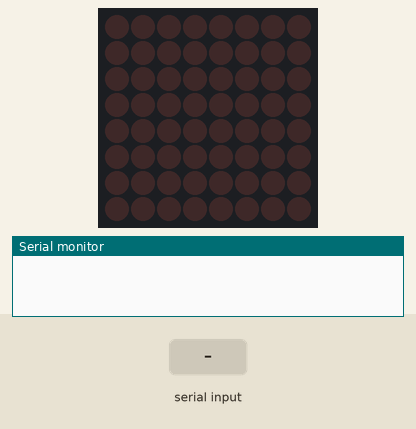
Recording of a sketch running on a simulated Arduino Uno, built with avr-gcc and run on an emulated ATmega328P. Shown: 8×8 LED matrix, the last lines printed to the serial monitor. Inputs (shaded band) come from the test bench.

Above: at 1.5 s.
1.6 s: "a" received over Serial
At 3.64 s:
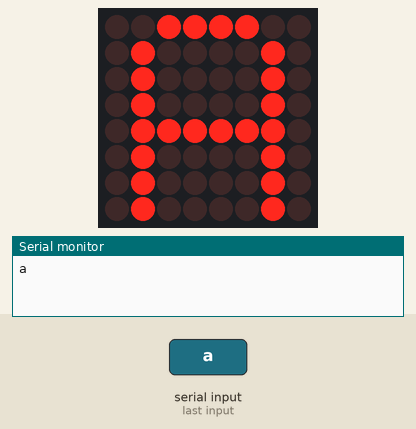
4.6 s: "b" received over Serial
At 6.69 s:
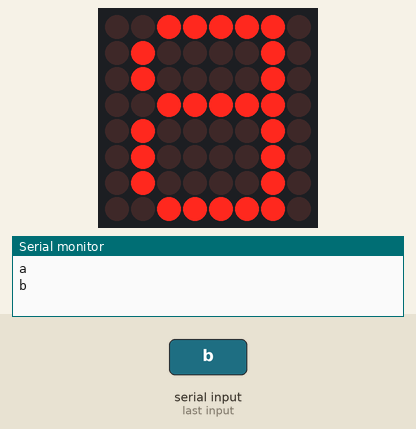
7.6 s: "c" received over Serial
At 9.74 s:
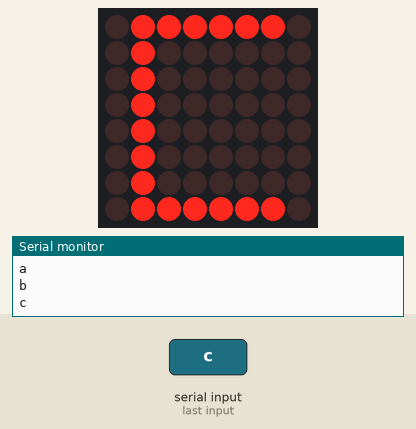
10.6 s: "i" received over Serial
At 12.28 s:
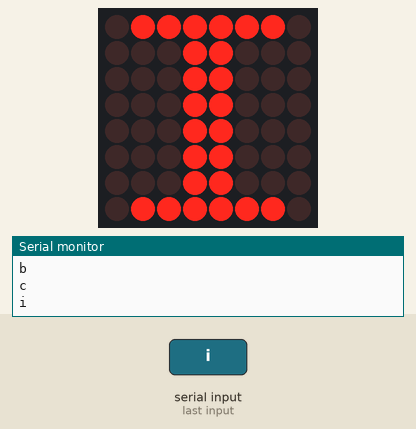
13.6 s: "j" received over Serial
At 15.33 s:
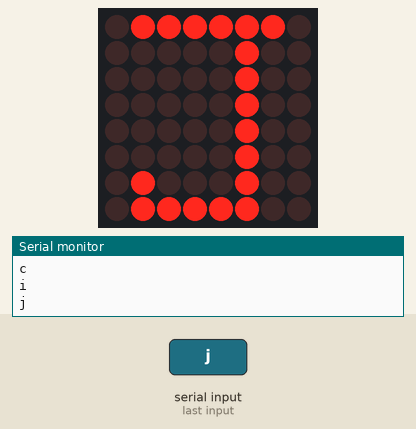
16.6 s: "e" received over Serial
At 18.37 s:
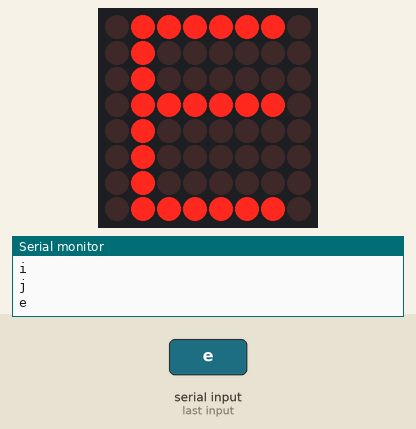
Timing chart, 0 to 19.9 s (numbered marks = the images above; inputs shaded):
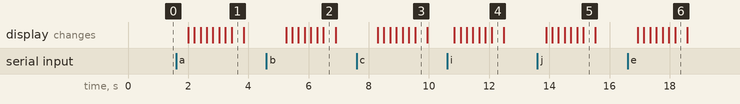

The sketch:

carbon.ino
```cpp
/*
 * Author: Gagondeep Srai
 * E-mail: gagondeep.srai@gmail.com
 * github: https://github.com/gsrai
 * website: http://srai.io/
 */

#include "LedControl.h"

// LED Matrix Pins
const int DIN = 12;
const int CLK = 11;
const int CS = 10;

// Bluetooth Module Pins
const int TX = 1;
const int RX = 0;

// General Globals
const int INPUT_LENGTH = 25;
char serialIn[INPUT_LENGTH];
unsigned long delayTime = 200;

LedControl lc = LedControl(DIN, CLK, CS);

// Fonts
byte font_a[8] = {0x00,0x7F,0x88,0x88,0x88,0x88,0x7F,0x00};
byte font_b[8] = {0x00,0x6E,0x91,0x91,0x91,0x91,0xFF,0x00}; // fix B!!
byte font_c[8] = {0x00,0xFF,0x81,0x81,0x81,0x81,0x81,0x00};
byte font_d[8] = {0x00,0xFF,0x81,0x81,0x81,0x42,0x3C,0x00};
byte font_e[8] = {0x00,0xFF,0x91,0x91,0x91,0x91,0x91,0x00};
byte font_f[8] = {0x00,0xFF,0x90,0x90,0x90,0x80,0x80,0x00};
byte font_g[8] = {0x00,0xFF,0x81,0x89,0x89,0x89,0x8F,0x00};
byte font_h[8] = {0x00,0xFF,0x10,0x10,0x10,0x10,0xFF,0x00};
byte font_i[8] = {0x00,0x81,0x81,0xFF,0xFF,0x81,0x81,0x00};
byte font_j[8] = {0x00,0x83,0x81,0x81,0x81,0xFF,0x80,0x00};
byte font_k[8] = {0x00,0xFF,0xFF,0x3C,0x66,0xC3,0x81,0x00};
byte font_l[8] = {0x00,0xFF,0x01,0x01,0x01,0x01,0x01,0x00};
byte font_m[8] = {0x00,0xFF,0x80,0x78,0x78,0x80,0xFF,0x00};
byte font_n[8] = {0x00,0xFF,0xC0,0x30,0x0C,0x03,0xFF,0x00};
byte font_o[8] = {0x00,0xFF,0x81,0x81,0x81,0x81,0xFF,0x00};
byte font_p[8] = {0x00,0xFF,0x90,0x90,0x90,0x90,0x60,0x00};
byte font_q[8] = {0x00,0xFE,0x82,0x8A,0x86,0xFE,0x01,0x00};
byte font_r[8] = {0x00,0xFF,0x98,0x94,0x92,0x91,0x60,0x00};
byte font_s[8] = {0x00,0xF1,0x91,0x91,0x91,0x91,0x9F,0x00};
byte font_t[8] = {0x00,0xC0,0xC0,0xFF,0xFF,0xC0,0xC0,0x00};
byte font_u[8] = {0x00,0xFF,0x01,0x01,0x01,0x01,0xFF,0x00};
byte font_v[8] = {0x00,0xE0,0x1C,0x03,0x03,0x1C,0xE0,0x00};
byte font_w[8] = {0x00,0xFF,0x01,0x1F,0x1F,0x01,0xFF,0x00};
byte font_x[8] = {0x00,0xC3,0x24,0x18,0x18,0x24,0xC3,0x00};
byte font_y[8] = {0x00,0xC1,0x22,0x14,0x18,0x30,0xE0,0x00};
byte font_z[8] = {0x00,0x81,0x83,0x8D,0x99,0xB1,0xC1,0x00};
byte font_exclaim[8] = {0x00,0x00,0x00,0xFB,0xFB,0x00,0x00,0x00};
byte font_period[8] = {0x00,0x00,0x00,0x03,0x03,0x00,0x00,0x00};
byte font_qmark[8] = {0x00,0x60,0xC0,0x8B,0x93,0xE0,0x40,0x00};
byte font_space[8] = {0x00,0x00,0x00,0x00,0x00,0x00,0x00,0x00};

// Images
byte img_smile[8] = {0x3C, 0x42, 0xA5, 0x81, 0xA5, 0x99, 0x42, 0x3C};
byte img_stairs[8] = {0x80, 0x40, 0x20, 0x10, 0x08, 0x04, 0x02, 0x01};

void setup() {
  // 0 is the device address as you can have up to 8 devices.
  lc.shutdown(0, false); // wake up the device.
  lc.setIntensity(0, 15); // set the brightness to maximum.
  lc.clearDisplay(0);

  Serial.begin(9600);
  pinMode(TX, OUTPUT);
  pinMode(RX, INPUT);
}

void draw(byte sprite[]) {
  for (int i = 0; i < 8; i++)
    lc.setColumn(0, i, sprite[i]);
}

void drawRow(byte sprite[]) {
  for (int i = 0; i < 8; i++)
    lc.setRow(0, i, sprite[i]);
}

byte* getSprite(char c) {
  byte* ret = NULL;
  switch(c) {
    case 'a': return font_a;
    case 'b': return font_b;
    case 'c': return font_c;
    case 'd': return font_d;
    case 'e': return font_e;
    case 'f': return font_f;
    case 'g': return font_g;
    case 'h': return font_h;
    case 'i': return font_i;
    case 'j': return font_j;
    case 'k': return font_k;
    case 'l': return font_l;
    case 'm': return font_m;
    case 'n': return font_n;
    case 'o': return font_o;
    case 'p': return font_p;
    case 'q': return font_q;
    case 'r': return font_r;
    case 's': return font_s;
    case 't': return font_t;
    case 'u': return font_u;
    case 'v': return font_v;
    case 'w': return font_w;
    case 'x': return font_x;
    case 'y': return font_y;
    case 'z': return font_z;
    case '!': return font_exclaim;
    case '.': return font_period;
    case '?': return font_qmark;
    case ' ': return font_space;
  }

  return ret;
}

void animate(char str[]) {
  int string_length = strlen(str);
  int fs_len = (string_length * 8); // final string length
  byte final_string[fs_len];
  int offset = 0;

  for (int i = 0; i < string_length; i++) {
    byte* b = getSprite(str[i]);
    memcpy(final_string + offset, b, 8 * sizeof(byte));
    offset += 8;
    b = NULL; // don't want to delete the hard coded values.
  }

  for (int j = 0; j < fs_len; j++) {
    if (j == 0) {
      lc.setColumn(0, 7, final_string[j]);
    } else if (j == 1) {
      lc.setColumn(0, 6, final_string[j - 1]);
      lc.setColumn(0, 7, final_string[j]);
    } else if (j == 2) {
      lc.setColumn(0, 5, final_string[j - 2]);
      lc.setColumn(0, 6, final_string[j - 1]);
      lc.setColumn(0, 7, final_string[j]);
    } else if (j == 3) {
      lc.setColumn(0, 4, final_string[j - 3]);
      lc.setColumn(0, 5, final_string[j - 2]);
      lc.setColumn(0, 6, final_string[j - 1]);
      lc.setColumn(0, 7, final_string[j]);
    } else if (j == 4) {
      lc.setColumn(0, 3, final_string[j - 4]);
      lc.setColumn(0, 4, final_string[j - 3]);
      lc.setColumn(0, 5, final_string[j - 2]);
      lc.setColumn(0, 6, final_string[j - 1]);
      lc.setColumn(0, 7, final_string[j]);
    } else if (j == 5) {
      lc.setColumn(0, 2, final_string[j - 5]);
      lc.setColumn(0, 3, final_string[j - 4]);
      lc.setColumn(0, 4, final_string[j - 3]);
      lc.setColumn(0, 5, final_string[j - 2]);
      lc.setColumn(0, 6, final_string[j - 1]);
      lc.setColumn(0, 7, final_string[j]);
    } else if (j == 6) {
      lc.setColumn(0, 1, final_string[j - 6]);
      lc.setColumn(0, 2, final_string[j - 5]);
      lc.setColumn(0, 3, final_string[j - 4]);
      lc.setColumn(0, 4, final_string[j - 3]);
      lc.setColumn(0, 5, final_string[j - 2]);
      lc.setColumn(0, 6, final_string[j - 1]);
      lc.setColumn(0, 7, final_string[j]);
    } else if (j >= 7) {
      lc.setColumn(0, 0, final_string[j - 7]);
      lc.setColumn(0, 1, final_string[j - 6]);
      lc.setColumn(0, 2, final_string[j - 5]);
      lc.setColumn(0, 3, final_string[j - 4]);
      lc.setColumn(0, 4, final_string[j - 3]);
      lc.setColumn(0, 5, final_string[j - 2]);
      lc.setColumn(0, 6, final_string[j - 1]);
      lc.setColumn(0, 7, final_string[j]);
    }

    delay(delayTime);
  }

  delay(delayTime);
  lc.clearDisplay(0);
  delay(delayTime);
}

void printInput(char inStr[]) {
  Serial.println(inStr);

  if(!strcmp(inStr, "smile")) {
    draw(img_smile);
    Serial.println("Smiling");
  } else if (!strcmp(inStr, "clear")) {
    lc.clearDisplay(0);
    Serial.println("Cleared Display.");
  } else if (!strcmp(inStr, "stairs")) {
    draw(img_stairs);
    Serial.println("Stairs");
  } else {
    animate(inStr);
  }
}

void loop() {
  int i = 0;

  delay(500);

  if (Serial.available() > 0) {
    while (Serial.available() > 0) {
      serialIn[i] = Serial.read();
      i++;
    }
    serialIn[i] = '\0';
    printInput(serialIn);
  }
}
```

Measured:
- after the input at 4.6 s, the display: first changes after 0.65 s (image 2 shows a later state)
- after the input at 7.6 s, the display: first changes after 0.70 s (image 3 shows a later state)
- after the input at 10.6 s, the display: first changes after 0.25 s (image 4 shows a later state)
- after the input at 13.6 s, the display: first changes after 0.29 s (image 5 shows a later state)
- after the input at 16.6 s, the display: first changes after 0.34 s (image 6 shows a later state)
- what the display in image 1 shows lasts 0.4 s, from 3.4 s to 3.8 s
